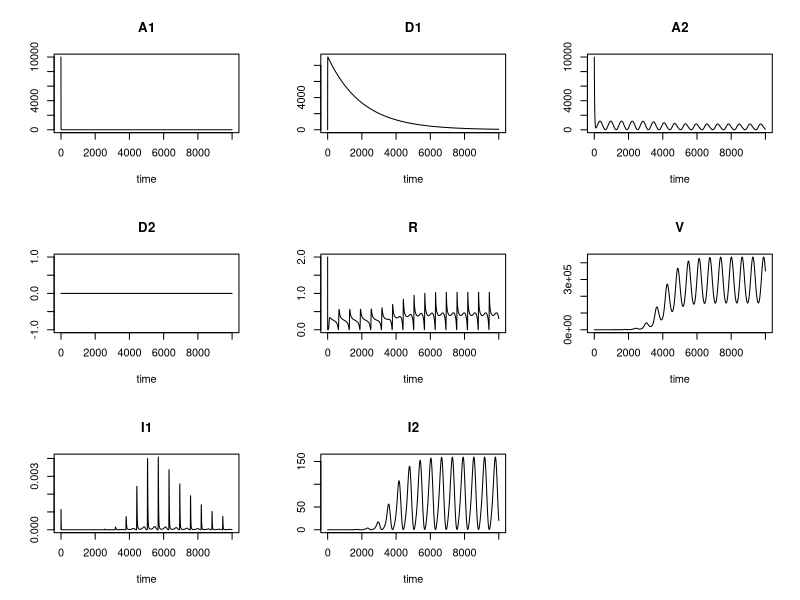
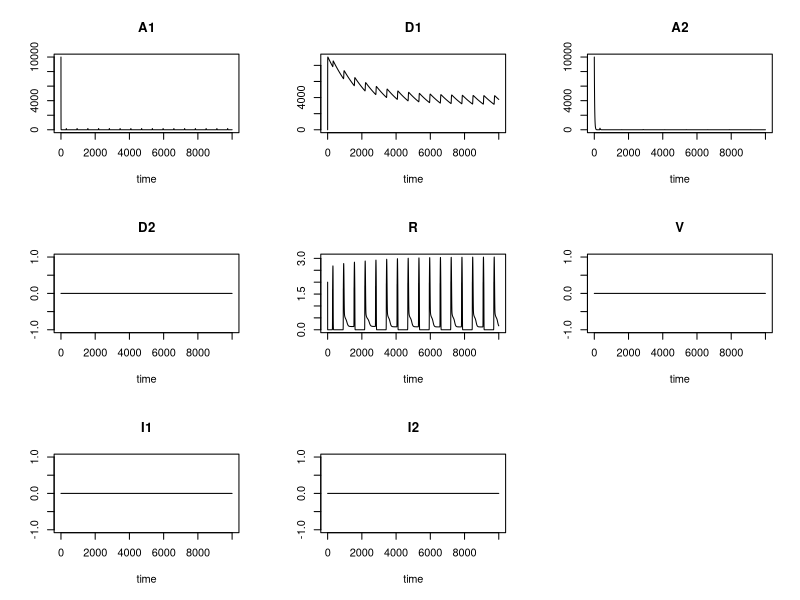
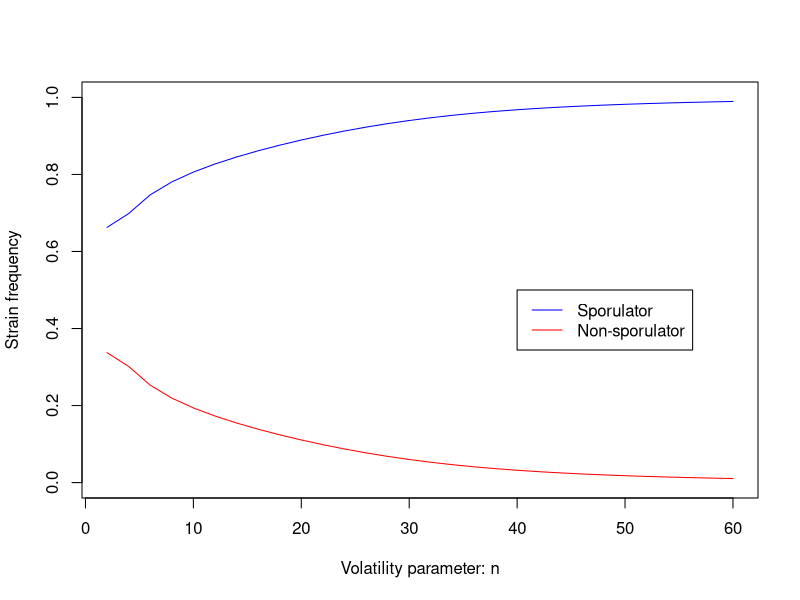

Source code (R) for these figures, in order: (Note: this script raises an error after producing the figures.)
#Clear environment
rm(list=ls())
#Necessary libraries
library(deSolve)

#Define dormancy and competition model. The differential equation is a function
#of time, a vector of state variables (y), and parameters
DormPhage = function(t,y,params){
  #Tell R what the 5 state variables are.
  A1 = y[1]; D1 = y[2]; A2 = y[3]; D2 = y[4]; R = y[5]; V = y[6]; I1 = y[7]; I2 = y[8];
  with(
    as.list(params),
    {
      #Define the equation governing the rate of change of each state variable
      dA1 = e*cmax*A1*R/(R+h)-rad1*(1-R^w/(R^w+K1^w))*A1+rda1*R^w/(R^w+K1^w)*D1-mA*A1 - phi*A1*V
      dD1 = rad1*(1-R^w/(R^w+K1^w))*A1-rda1*R^w/(R^w+K1^w)*D1-mD*D1
      dA2 = e*cmax*A2*R/(R+h)-rad2*(1-R^w/(R^w+K2^w))*A2+rda2*R^w/(R^w+K2^w)*D2-mA*A2 - phi*A2*V
      dD2 = rad2*(1-R^w/(R^w+K2^w))*A2-rda2*R^w/(R^w+K2^w)*D2-mD*D2
      
      #Resource influx oscillates through time. A peak in resource influx occurs 
      #every few hundred time units
      dR = Rmax*sin(t/200)^n-cmax*A1*R/(R+h)-cmax*A2*R/(R+h)
      
      # Phage attacks active cells
      dV = beta*eta*(I1 + I2) - phi*(A1+A2)*V - mV*V
      
      # infections
      dI1 <- phi*A1*V - eta*I1 - mA*I1
      dI2 <- phi*A2*V - eta*I2 - mA*I2
      
      # combine results
      res = c(dA1,dD1,dA2,dD2,dR,dV,dI1,dI2)
      list(res)
    }
  )
}

#Explanation of parameters and values used

#Efficiency of converting resources to bacteria
e = 1

#Maximum consumption rate of resources by bacteria
cmax = 1

#Half-saturation constant of resource uptake by bacteria
h = 5

#Maximum rate at which active bacteria of strain i transition to dormancy.
#Strain w does not exhibit dormancy under these parameters.
rad1 = 0.5
rad2 = 0

#Maximum rate at which dormant bacteria of strain i resuscitate
rda1 = 0.1
rda2 = 0

#Steepness of transition rate's dependence on resources
w = 5

#Half-saturation constant for transition from active to dormant 
#or vice versa for genotype i
K1 = 5
K2 = 5 


#Background mortality rate of active bacteria or dormant bacteria
mA = 0.05
mD = 0.0005

#Maximum rate of inflow of resources
Rmax = 60


#This parameter determines the sharpness of resources influx peaks. This parameter
#should be even so that sin(t/200)^n is always non-negative and thus resource influx
#is never negative.
n = 4

# Phage parameters
phi = 1e-7 # adsorption rate
eta = 0.1 # latency
beta = 200 # burst size
mV = 0.005 # phage mortality

#Define a vector of time values over which to simulate
times=seq(from=0,to=10000,by=1)


#Simulate the model. These simulations took about 6 minutes on my computer
DormPhage_output1=ode(c(A1=1e4,D1=1,A2=1e4,D2=0,R=2,V=1,I1=0,I2=0),times,DormPhage,
                 c(e,cmax,h,rad1,rad2,rda1,rda2,w,K1,K2,mA,mD,mV,Rmax,phi,eta,beta,n=2),
                 method="lsoda")
plot(DormPhage_output1)

DormPhage_output2=ode(c(A1=1e4,D1=1,A2=1e4,D2=0,R=2,V=0,I1=0,I2=0),times,DormPhage,
                 c(e,cmax,h,rad1,rad2,rda1,rda2,w,K1,K2,mA,mD,mV,Rmax,phi,eta,beta,n=500),
                 method="lsoda")
plot(DormPhage_output2)

#These two plots above show that the non-sporulating strain wins competition when
#n=2 while the sporulating strain wins competition when n=500

#Here I create a simulation-bifurcation diagram of the system by repeatedly 
#simulating with different n values

#Create array to hold results
DormPhage_output_bifurcation=array(NA,dim=c(length(times),9,30))

#Populate each layer of the array with the results of a single simulation
for(i in 1:30){
  DormPhage_output_bifurcation[,,i]=ode(c(A1=1e4,D1=1,A2=1e4,D2=0,R=2,V=1,I1=0,I2=0),times,DormPhage,
                                   c(e,cmax,h,rad1,rad2,rda1,rda2,w,K1,K2,mA,mD,mV,Rmax,phi,eta,beta,n=2*i),
                                   method="lsoda")
}

#Calculate the frequency of each genotype averaged over the last 1000 time units (10%) 
#for a given simulation
Frequency1=array(NA,dim=c(30))
Frequency2=array(NA,dim=c(30))
for(i in 1:30){
  Frequency1[i]=mean((DormPhage_output_bifurcation[9000:1000,2,i]+DormPhage_output_bifurcation[9000:1000,3,i])/(DormPhage_output_bifurcation[9000:1000,2,i]+DormPhage_output_bifurcation[9000:1000,3,i]+DormPhage_output_bifurcation[9000:1000,4,i]+DormPhage_output_bifurcation[9000:1000,5,i]))
  Frequency2[i]=mean((DormPhage_output_bifurcation[9000:1000,4,i]+DormPhage_output_bifurcation[9000:1000,5,i])/(DormPhage_output_bifurcation[9000:1000,2,i]+DormPhage_output_bifurcation[9000:1000,3,i]+DormPhage_output_bifurcation[9000:1000,4,i]+DormPhage_output_bifurcation[9000:1000,5,i]))
}

#Plot the n parameter vs strain frequency
par(mfrow=c(1,1))
plot(2*seq(1,30,1),Frequency1,type="l",col="blue",xlab="Volatility parameter: n",ylab="Strain frequency",ylim=c(0,1))
points(2*seq(1,30,1),Frequency2,type="l",col="red")
legend(40,.5,col=c("blue","red"),lty=1,legend=c("Sporulator","Non-sporulator"))


#Save plot as a pdf
pdf('figures/Sporulation_Competition_Phage.pdf', width = 6, height = 6, bg = "white")
plot(2*seq(1,30,1), Frequency1, type="l", col="blue", lwd = 2,
     xlab="Volatility parameter: n",
     ylab="Strain frequency",
     ylim=c(0,1))
points(2*seq(1,30,1), Frequency2, type="l", col="red", lwd = 2)
legend(35,.5, col=c("blue","red"), lty=1, lwd = c(2,2),
       legend=c("Sporulator","Non-sporulator"), bty = "n")
dev.off()
